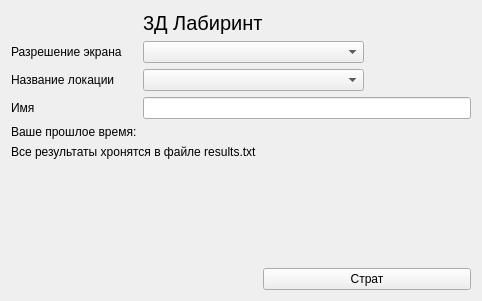
<?xml version="1.0" encoding="UTF-8"?>
<ui version="4.0">
 <class>Form</class>
 <widget class="QWidget" name="Form">
  <property name="geometry">
   <rect>
    <x>0</x>
    <y>0</y>
    <width>482</width>
    <height>301</height>
   </rect>
  </property>
  <property name="windowTitle">
   <string>3Д Лабиринт</string>
  </property>
  <layout class="QGridLayout" name="gridLayout_2">
   <item row="5" column="1">
    <widget class="QLabel" name="labelTime">
     <property name="text">
      <string/>
     </property>
    </widget>
   </item>
   <item row="7" column="1">
    <spacer name="verticalSpacer">
     <property name="orientation">
      <enum>Qt::Vertical</enum>
     </property>
     <property name="sizeHint" stdset="0">
      <size>
       <width>20</width>
       <height>40</height>
      </size>
     </property>
    </spacer>
   </item>
   <item row="3" column="0">
    <widget class="QLabel" name="label_3">
     <property name="text">
      <string>Название локации</string>
     </property>
    </widget>
   </item>
   <item row="5" column="0">
    <widget class="QLabel" name="label_5">
     <property name="text">
      <string>Ваше прошлое время:</string>
     </property>
    </widget>
   </item>
   <item row="2" column="0">
    <widget class="QLabel" name="label_2">
     <property name="text">
      <string>Разрешение экрана</string>
     </property>
    </widget>
   </item>
   <item row="1" column="1" colspan="2">
    <widget class="QLabel" name="label_4">
     <property name="font">
      <font>
       <family>MS Sans Serif</family>
       <pointsize>15</pointsize>
      </font>
     </property>
     <property name="text">
      <string>3Д Лабиринт</string>
     </property>
    </widget>
   </item>
   <item row="3" column="1" colspan="2">
    <widget class="QComboBox" name="comboBoxLoc"/>
   </item>
   <item row="2" column="1" colspan="2">
    <widget class="QComboBox" name="comboBoxScreenResolution"/>
   </item>
   <item row="4" column="1" colspan="3">
    <widget class="QLineEdit" name="lineEditName"/>
   </item>
   <item row="4" column="0">
    <widget class="QLabel" name="label">
     <property name="text">
      <string>Имя</string>
     </property>
    </widget>
   </item>
   <item row="6" column="0" colspan="2">
    <widget class="QLabel" name="label_6">
     <property name="text">
      <string>Все результаты хронятся в файле results.txt</string>
     </property>
    </widget>
   </item>
   <item row="8" column="2" colspan="2">
    <widget class="QPushButton" name="pushButtonStart">
     <property name="text">
      <string>Страт</string>
     </property>
    </widget>
   </item>
  </layout>
 </widget>
 <resources/>
 <connections/>
</ui>
